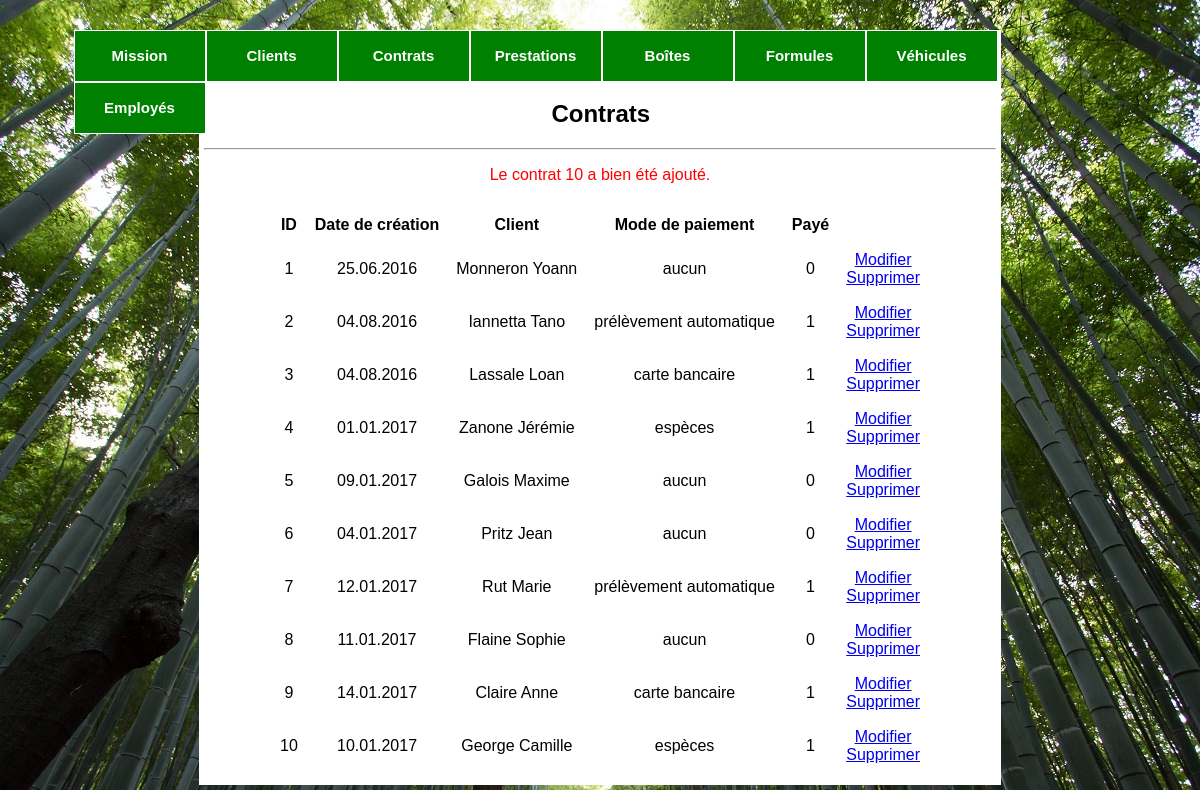
Page /contrats.php?ajout_contrat_id=10 on the committed database.
### tables this page shows
CREATE TABLE IF NOT EXISTS `prestation` (
  `client_id` INT UNSIGNED NOT NULL,
  `contrat_id` INT UNSIGNED NOT NULL,
  `formule_id` INT UNSIGNED NOT NULL,
  `debut` TIMESTAMP NOT NULL DEFAULT CURRENT_TIMESTAMP,
  `fin` TIMESTAMP NULL,
  `last_update` TIMESTAMP NOT NULL DEFAULT CURRENT_TIMESTAMP,
  PRIMARY KEY (`client_id`, `contrat_id`),
  INDEX `fk_prestation_contrat1_idx` (`contrat_id` ASC),
  INDEX `fk_prestation_client1_idx` (`client_id` ASC),
  INDEX `fk_prestation_formule1_idx` (`formule_id` ASC),
  CONSTRAINT `fk_prestation_client1`
    FOREIGN KEY (`client_id`)
    REFERENCES `client` (`client_id`)
    ON DELETE RESTRICT
    ON UPDATE CASCADE,
  CONSTRAINT `fk_prestation_contrat1`
    FOREIGN KEY (`contrat_id`)
    REFERENCES `contrat` (`contrat_id`)
    ON DELETE RESTRICT
    ON UPDATE CASCADE,
  CONSTRAINT `fk_prestation_formule1`
    FOREIGN KEY (`formule_id`)
    REFERENCES `formule` (`formule_id`)
    ON DELETE RESTRICT
    ON UPDATE CASCADE);

CREATE TABLE IF NOT EXISTS `contrat` (
  `contrat_id` INT UNSIGNED NOT NULL AUTO_INCREMENT,
  `date_creation` TIMESTAMP NOT NULL,
  `date_resiliation` TIMESTAMP NULL,
  `mode_paiement` VARCHAR(45) NOT NULL DEFAULT 'aucun',
  `paye` TINYINT(1) NOT NULL DEFAULT 0,
  `last_update` TIMESTAMP NOT NULL DEFAULT CURRENT_TIMESTAMP,
  PRIMARY KEY (`contrat_id`),
  UNIQUE INDEX `contrat_id_UNIQUE` USING BTREE (`contrat_id` ASC));

CREATE TABLE IF NOT EXISTS `client` (
  `client_id` INT UNSIGNED NOT NULL AUTO_INCREMENT,
  `nom` VARCHAR(45) NOT NULL,
  `prenom` VARCHAR(45) NOT NULL,
  `adresse_rue` VARCHAR(45) NOT NULL,
  `adresse_numero` INT(3) NOT NULL,
  `adresse_code_postal` INT(4) NOT NULL,
  `localite_id` INT UNSIGNED NOT NULL,
  `gps_latitude` DECIMAL(12,6) NULL,
  `gps_longitude` DECIMAL(12,6) NULL,
  `no_telephone` VARCHAR(12) NOT NULL,
  `email` VARCHAR(100) NULL,
  `iban` VARCHAR(34) NOT NULL,
  `prochain_passage` TIMESTAMP NULL,
  `jour_collect` VARCHAR(9) NOT NULL DEFAULT 'Monday',
  `remarques` VARCHAR(200) NULL,
  `last_update` TIMESTAMP NOT NULL DEFAULT CURRENT_TIMESTAMP,
  PRIMARY KEY (`client_id`),
  UNIQUE INDEX `client_id_UNIQUE` (`client_id` ASC),
  INDEX `fk_client_localite1_idx` (`localite_id` ASC),
  CONSTRAINT `fk_client_localite1`
    FOREIGN KEY (`localite_id`)
    REFERENCES `localite` (`localite_id`)
    ON DELETE NO ACTION
    ON UPDATE NO ACTION);

### includes/include.php (called while the page is built, shortened)
<?php
    function connexion($requete, $type_req)
    {
        try
        {
            $connexion = new PDO('mysql:host=localhost; dbname=oust','root', 'root');
            $connexion->setAttribute(PDO::ATTR_ERRMODE, PDO::ERRMODE_EXCEPTION);
        }
        catch (Exception $e)
        {
            echo 'Une erreur est survenue lors de la connexion à la base de données.'.$e->getMessage();
            die();
        }
        if ($type_req == 'select')
        {
            $resultats = $connexion->query("$requete");
        }
        else
        {
            $resultats = $connexion->exec("$requete");
        }
        return $resultats;
    }
    function timestampToDate($timestamp)
    {
        $date = date('d.m.Y', strtotime(str_replace('-','/', $timestamp)));
        return $date;
    }
?>

### contrats.php (the view, shortened to what this page needs)
<!DOCTYPE html>
<?php
    include ('includes/include.php');
    extract(@$_GET);
?>
<html lang="fr">
    <head>
        <link href="css/oust.css" rel="stylesheet" type="text/css" media="all">
    </head>
    <body>
        <?php include 'menu.php'; ?>
        <div id ="wrapper" class="contrats">
            <h2>Contrats</h2>
            <hr>
            <?php
                if (isset($ajout_contrat_id))
                {
                    echo '<p id="erreur">
                            Le contrat '.$ajout_contrat_id.' a bien été ajouté.
                          </p>';
                }
            ?>
            <table align="center">
                <tr>
                    <th>ID</th>
                    <th>Date de cr&eacuteation</th>
                    <th>Client</th>
                    <th>Mode de paiement</th>
					<th>Pay&eacute</th>
                </tr>
                <?php
                    $reqSQL = 'SELECT *
                               FROM contrat AS co
							   INNER JOIN prestation AS p
							   ON co.contrat_id = p.contrat_id
							   INNER JOIN client AS cl
							   ON p.client_id = cl.client_id;';
                    $resSQL = connexion($reqSQL, 'select');
                    while (($ligneSQL = $resSQL->fetch()))
                    {
                        echo '<tr >
                                <td>'.$ligneSQL['contrat_id'].'</td>
                                <td>'.timestampToDate($ligneSQL['date_creation']).'</td>
                                <td>'.$ligneSQL['nom'].' '.$ligneSQL['prenom'].'</td>
                                <td>'.$ligneSQL['mode_paiement'].'</td>
                                <td>'.$ligneSQL['paye'].'</td>
                                <td>
                                    <a href="gestionContrats.php?contrat_id='.$ligneSQL['contrat_id'].'">
                                        Modifier
                                    </a>
                                    <br/>
                                    <a href="suppressionContrats.php?contrat_id='.$ligneSQL['contrat_id'].'">
                                        Supprimer
                                    </a>
                                </td>
                            </tr>';
                    }
                ?>
            </table>
        </div>
    </body>
</html>

### css/oust.css (style rules this page uses)
body { background-image: url("../images/background-arbre.jpg"); background-repeat: no-repeat; background-attachment: fixed; width: 100%; height: 100%; background-position: top center; position: relative; margin: auto; }
table { border-spacing: 15px; }
#wrapper { background: white; margin: auto; margin-top: 30px; margin-bottom: 30px; width: 792px; text-align: center; padding: 50px 5px 5px 5px; }
#erreur { text-align:center; color:red; }

### rows in the picture
prestation: contrat "1", contrat.date_creation "25.06.2016", client.nom "Monneron", client.prenom "Yoann", contrat.mode_paiement "aucun", contrat.paye "0"
prestation: contrat "2", contrat.date_creation "04.08.2016", client.nom "Iannetta", client.prenom "Tano", contrat.mode_paiement "prélèvement automatique", contrat.paye "1"
prestation: contrat "3", contrat.date_creation "04.08.2016", client.nom "Lassale", client.prenom "Loan", contrat.mode_paiement "carte bancaire", contrat.paye "1"
prestation: contrat "4", contrat.date_creation "01.01.2017", client.nom "Zanone", client.prenom "Jérémie", contrat.mode_paiement "espèces", contrat.paye "1"
prestation: contrat "5", contrat.date_creation "09.01.2017", client.nom "Galois", client.prenom "Maxime", contrat.mode_paiement "aucun", contrat.paye "0"
prestation: contrat "6", contrat.date_creation "04.01.2017", client.nom "Pritz", client.prenom "Jean", contrat.mode_paiement "aucun", contrat.paye "0"
prestation: contrat "7", contrat.date_creation "12.01.2017", client.nom "Rut", client.prenom "Marie", contrat.mode_paiement "prélèvement automatique", contrat.paye "1"
prestation: contrat "8", contrat.date_creation "11.01.2017", client.nom "Flaine", client.prenom "Sophie", contrat.mode_paiement "aucun", contrat.paye "0"
prestation: contrat "9", contrat.date_creation "14.01.2017", client.nom "Claire", client.prenom "Anne", contrat.mode_paiement "carte bancaire", contrat.paye "1"
prestation: contrat "10", contrat.date_creation "10.01.2017", client.nom "George", client.prenom "Camille", contrat.mode_paiement "espèces", contrat.paye "1"

### other values in the picture
$ajout_contrat_id "10"
